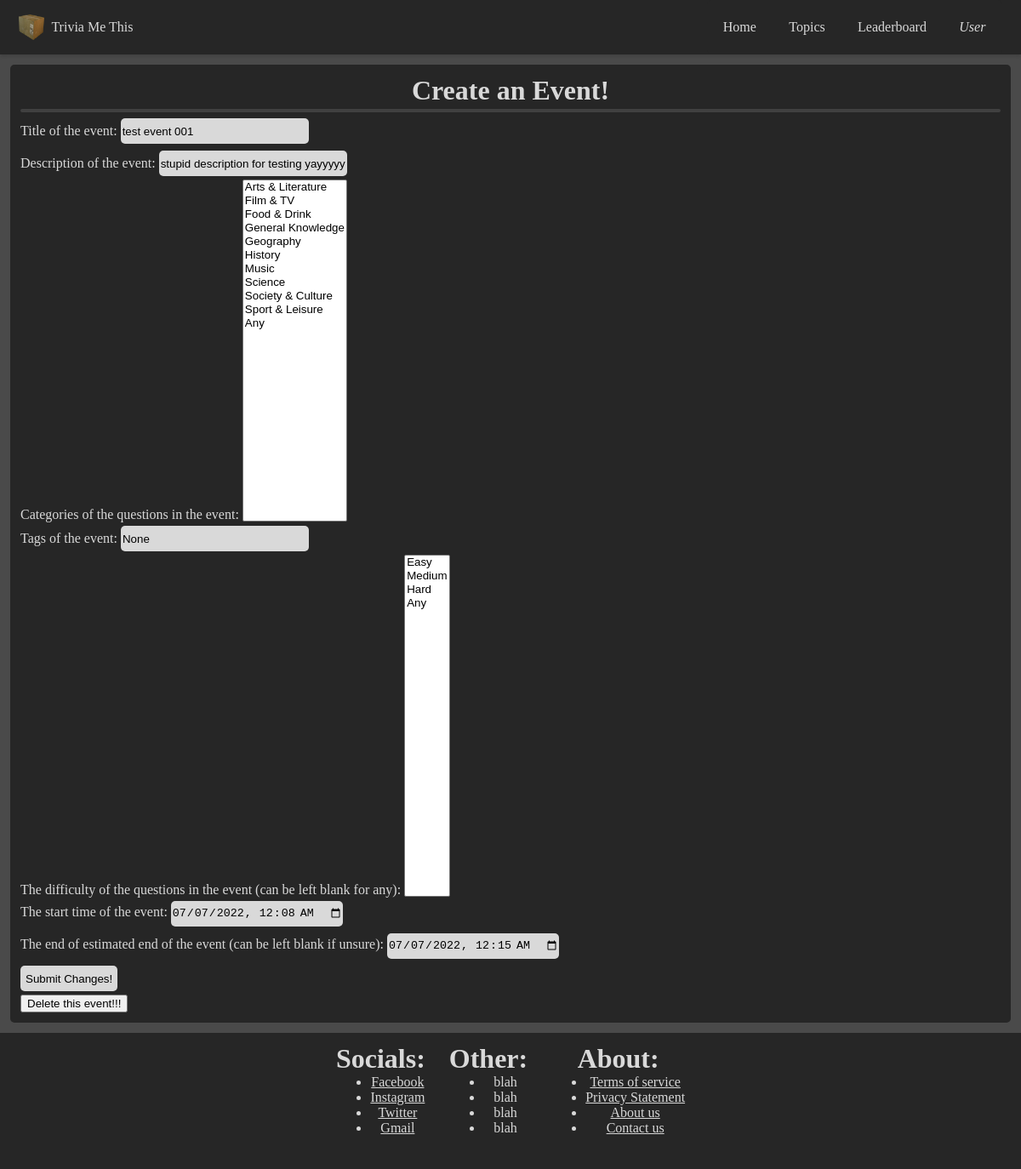
/event/edit?id=5 (signed in), run on the app's committed database.
### tables this page shows
CREATE TABLE events (event_id INTEGER PRIMARY KEY AUTOINCREMENT UNIQUE NOT NULL, title STRING NOT NULL, description STRING NOT NULL, categories STRING, tags STRING, difficulty STRING, start_time DATETIME NOT NULL, end_time DATETIME, active INTEGER DEFAULT (0));

### app.py (the view, shortened to what this page needs)
@app.route('/event/edit', methods=['GET', 'POST'])
def eventEdit():
    form = EditEvent()
    if session.get('security') == 'staff':
        if request.args.get('id'):
            event_id = request.args.get('id')
            result_event = getEvent(event_id)
            if len(result_event) > 0:
                return render_template('edit.html', title='Edit: ' + str(result_event[0][1]), form=form,
                                       result_event=result_event[0])
            else:
                flash("Could not find an event with that ID!", 'error')
                return redirect(url_for('index'))
        else:
            flash("You have to have select an event to be able to access that page!", 'error')
            return redirect(url_for('index'))
    else:
        flash("You have to be logged in as staff to access that page!", 'error')
        return redirect(url_for('index'))

### app.py (called while the page is built)
def getEvent(event_id):
    sql_event = """
                        SELECT *
                        FROM events
                        WHERE event_id = ?;"""
    cur.execute(sql_event, (event_id,))
    result_event = cur.fetchall()
    return result_event

### templates/edit.html (shortened to what this page needs)
{% extends 'layout.html' %}
{% block mainContent %}
    <div id="Content-1" class="content">
        <h1 class="content-title">Create an Event!</h1>
        <div class="line-break"></div>
        <form method="POST">
            <div title="title" class="">
                {{ form.title.label (for="title", class="") }}
                {{ form.title (size=25, class="", value=result_event[1]) }}
            </div>
            <div title="description" class="">
                {{ form.description.label (for="description", class="") }}
                {{ form.description (size=25, class="", value=result_event[2]) }}
            </div>
            <div title="categories" class="">
                {{ form.categories.label (for="categories", class="") }}
                {{ form.categories (size=25, class="", value=result_event[3]) }}
            </div>
            <div title="tags" class="">
                {{ form.tags.label (for="tags", class="") }}
                {{ form.tags (size=25, class="", value=result_event[4]) }}
            </div>
            <div title="difficulty" class="">
                {{ form.difficulty.label (for="difficulty", class="") }}
                {{ form.difficulty (size=25, class="", value=result_event[5]) }}
            </div>
            <div title="start_time" class="">
                {{ form.start_time.label (for="start_time", class="") }}
                {{ form.start_time (size=25, class="", value=result_event[6]) }}
            </div>
            <div title="end_time" class="">
                {{ form.end_time.label (for="end_time", class="") }}
                {{ form.end_time (size=25, class="", value=result_event[7]) }}
            </div>
            <div title="submit" class="">
                {{ form.submit (class="btn") }}
            </div>
            <button type="submit" name="delete_btn" value="delete" class="btn btn-warning">Delete this event!!!</button>
        </form>
    </div>
{% endblock %}

### static/css/main.css (style rules this page uses)
:root { --navbar-bg-color: hsl(0, 0%, 15%); --navbar-text-color: hsl(0, 0%, 85%); --navbar-text-color-focus: white; --navbar-bg-contrast: hsl(0, 0%, 25%); --body-bg-color: hsl(0, 0%, 29%); --body-text-color: hsl(0, 0%, 85%); --body-text-color-focus: white; --body-highlight-color: #34b; --body-bg-contrast: hsl(0, 0%, 25%); --footer-height: 160px; --footer-bg-color: hsl(0, 0%, 15%); --footer-text-color: hsl(0, 0%, 85%); --footer-text-color-focus: white; --footer-bg-contrast: hsl(0, 0%, 25%); }
body { font-family: Georgia, serif; background-color: var(--body-bg-color); color: var(--body-text-color); width: 100%; height: 100%; }
* { box-sizing: border-box; margin: 0; }
button :not(#navbar-toggle, .icon-bar), input { cursor: pointer; border: none; background-color: var(--navbar-text-color); width: auto; height: 30px; border-radius: 5px; margin: 4px auto; align-items: center; justify-content: center; }
#Main-Content .content { margin: 1vw; padding: 12px; border-radius: 5px; background-color: var(--footer-bg-color); color: var(--footer-text-color); }
.content-title { text-align: center; }
.line-break { align-content: center; height: 4px; width: 100%; background-color: var(--body-bg-contrast); border-radius: 10px; margin: 3px auto; }

### data on the page
events: title "test event 001", description "stupid description for testing yayyyyy!", categories "Arts & Literature / Film & TV / Food & Drink / General Knowledge / Geography / History / Music / Science / Society & Culture / Sport & Leisure / Any", tags "None", difficulty "Easy / Medium / Hard / Any", start_time "07/07/2022 00:08", end_time "07/07/2022 00:15"
